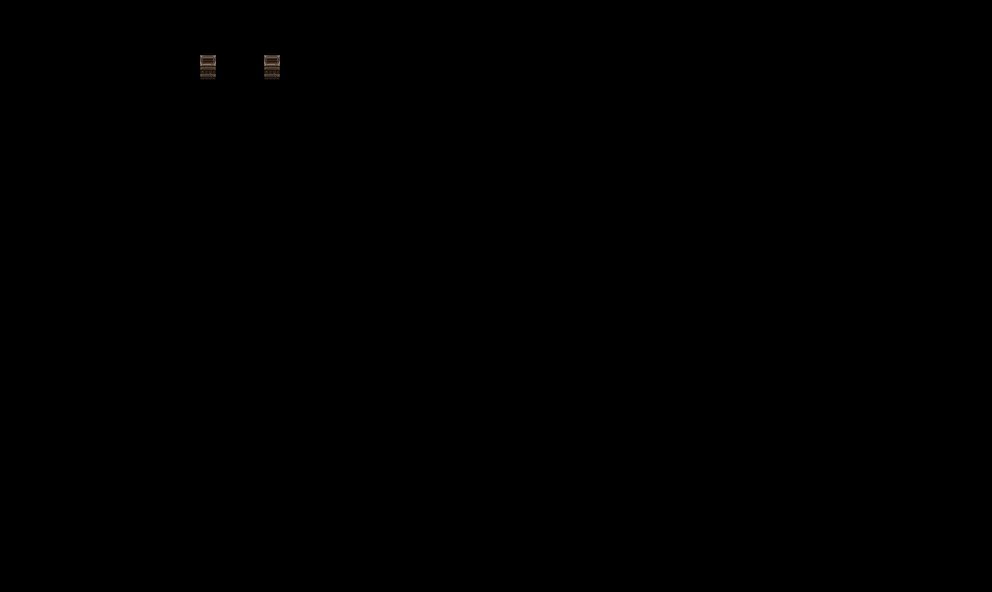

This game map was drawn from its Tiled (.tmx) file and the tilesets committed beside it. A one-line description and the trimmed map source follow:
An orthogonal 62x37 tile map with 16x16 px tiles, 1 tile layer (decor).

<map version="1.10" tiledversion="1.10.0" orientation="orthogonal" renderorder="right-down" width="62" height="37" tilewidth="16" tileheight="16" infinite="0" nextlayerid="10" nextobjectid="121">
 <tileset firstgid="1" name="decorative" tilewidth="16" tileheight="16" tilecount="256" columns="16">
  <image source="../Images/Map/Decorative.png" width="256" height="256" />
 </tileset>
 <layer id="7" name="decor" width="62" height="37">
  <data>[2294 cells, 17 non-empty, 9 distinct tile ids]</data>
 </layer>
</map>
